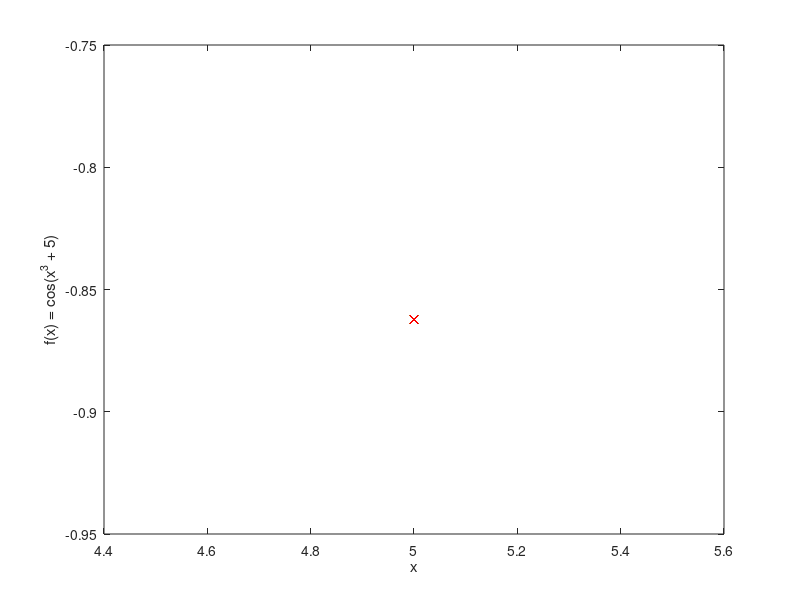

Write MATLAB code to recreate this figure. (Note: this script raises an error after producing the figure.)
%% task 1 +
a = input('Enter a: ');
b = input('Enter b: ');
n = input('Enter n: ');
x = linspace(a, b, n);
y1 = cos(2 * (x .^ 3) + 5);
x_max = find(max(y1) - y1 < 0.01);
x_min = find(y1 - min(y1) < 0.01);
plot(x,y1,'blue', x(x_max), y1(x_max), 'xgreen', x(x_min), y1(x_min), 'xred');
xlabel('x');
ylabel('f(x) = cos(x^3 + 5)');

%% task 2 +
n = input('Enter n: ');
if ~isprime(n)
    error('n is not prime');
end
% 1
res1 = 7:14:n;
disp(res1);
% 2
res2 = repmat(2:n + 1, n, 1)';
disp(res2);
% 3
B = reshape(1:(n + 1) * (n + 1), n + 1, n + 1);
B = B';
disp(B);
c = reshape(B, 1, (n + 1) * (n + 1));
disp(c);
D = [B(:, n), B(:, n + 1)];
disp(D);

%% task 3 +
A = ceil(100 * rand(4, 9));
disp(A);
max_diag = max(diag(A));
disp(max_diag);
quot = prod(A, 2) ./ sum(A, 2);
max_quot = max(quot);
disp(max_quot);
min_quot = min(quot);
disp(min_quot);
A = sortrows(A, 'descend');
disp(A);
clear quot;


%% task 4 +
A = input('Enter matrix: ');
disp(A);
[m, n] = size(A);
if (mod(n, 2) > 0.01)
    error('wrong n');
end
R = A(1:2:m, 2:2:n);
B = A(2:2:m, 1:2:n);
G(1:2:m, :) = A(1:2:m, 1:2:n);
G(2:2:m, :) = A(2:2:m, 2:2:n);
disp(R);
disp(G);
disp(B);
clear m;
clear n;

%% task 5 +
x = input('Enter x: ');
y1 = input('Enter y: ');
x_col = reshape(repmat(x, numel(y1), 1), numel(x) * numel(y1), 1);
y_col = repmat(y1', numel(x), 1);
A = [x_col, y_col];
disp(A);
clear x_col;
clear y_col;

%% task 6 +
X = input('Enter X: ');
[m, n] = size(X);
C = X' * X; % matrix of scalar products
C = C .* C;
norms_sq = sum(X .* X, 1); % squares of norms
B = repmat(norms_sq', 1, n) .* repmat(norms_sq, n, 1);
A = sqrt(B - C);
disp(A);
clear n;
clear norms_sq;
clear B;
clear C;

%% task 7 +
a = input('Enter a: ');
b = input('Enter b: ');
res = max(max(a) - min(b), max(b) - min(a));
disp(res);

%% task 8 +
A = input('Enter matrix: ');
[n, k] = size(A);
squared_sum = repmat(sum(A .* A, 2), 1, n);
D = squared_sum + squared_sum' - 2 * (A * A');
D = sqrt(D);
disp(D);
clear squared_sum;

%% task 9 +
min_dim = input('Enter min dimension: ');
max_dim = input('Enter max dimension: ');
step = input('Enter step: ');
sizes = min_dim : step : max_dim;
rep = 100;
time1 = zeros(numel(sizes), rep);
time2 = time1;
for i = 1 : numel(sizes)
    B = rand(sizes(i));
    C = rand(sizes(i));
    for j = 1:rep
        tic();
        my_add(B, C);
        time1(i, j) = toc();
        tic()
        B + C;
        time2(i, j) = toc();
    end
end

time1 = median(time1, 2);
time2 = median(time2, 2);
plot(sizes, time1, sizes, time2);
xlabel('size')
ylabel('time');
legend('my\_add', 'MATLAB add');
clear A;
clear B;
clear C;
clear i;

%% task 10 +
A = input('Enter vector A: ');
A = reshape(A, 1, numel(A));
diff = A - fliplr(A);
if isempty(find(abs(diff) > 0.0001, 1))
    disp('A is symmetric');
else
    disp('A is not symmetric');
end
clear diff;
 
%% task 11 +
n = input('Enter n: ');
a = input('Enter a: ');
b = input('Enter b: ');
sample = a * rand(1, n);
delt = numel(find(sample > b)) / n;
disp(['number of elements > b = ', num2str(delt)]);
disp(['a/2b = ', num2str(a / (2 * b))]);
if delt < a / (2 * b)
    disp('Markovs inequality is correct');
else
    disp('Markovs inequality is not correct');
end
clear sample;

%% task 12
a = -20;
b = 20;
x = a:0.4:b;
f = exp(-x .^ 2);
Y = tril(repmat(f, numel(f), 1));
y1 = trapz(x, Y');
y2 = rectangles(x, Y');
y3 = simpson(x, Y');
subplot(3, 1, 1);
plot(x, y1, x, y2, x, y3);
legend('trapz', 'rectangles', 'simpson');
title('\int_{-\infty}^x e^{-x^2}dx');

h = 1;
n = 15;
rep = 100;
err = zeros(3, n);
time = zeros(3, n, rep);
t = zeros(1, n);
for i = 1:n
        x = a:h:b;
        f = sin(x .* x) + x .^ 3;
        for j = 1:rep
        tic(); 
        err(1, i) = trapz(x, f');
        time(1, i, j) = toc();
        tic();
        err(2, i) = rectangles(x, f');
        time(2, i, j) = toc();
        tic();
        err(3, i) = simpson(x, f');
        time(3, i, j) = toc();
        end
    t(i) = h;
    h = h / 2;
end
time = median(time, 3);
err = abs(diff(err, 1, 2));
subplot(3, 1, 2);
loglog(t(1 : n - 1), err(1, :), t(1 : n - 1), err(2, :), t(1 : n - 1), err(3, :));
legend('trapz', 'rectangles', 'simpson');
title('Внутренняя скорость сходимости');
subplot(3, 1, 3);
loglog(t, time(1, :), t, time(2, :), t, time(3, :));
legend('trapz', 'rectangles', 'simpson');
title('Время выполнения функции');

%% task 13 +
x0 = 0;
h = logspace(0, -5, 100000);
f_x0 = f(x0 + h);
der_r = (f_x0 - f(x0)) ./ h;
der_c = (f_x0 - f(x0 - h)) ./ (2 * h);
dif_r = abs(der_r - f_der(x0));
dif_c = abs(der_c - f_der(x0));
loglog(h, dif_r, h, dif_c);
legend('правая р.п.', 'центральная р.п.');
title('Отклонение разностной производной от точного значения');
